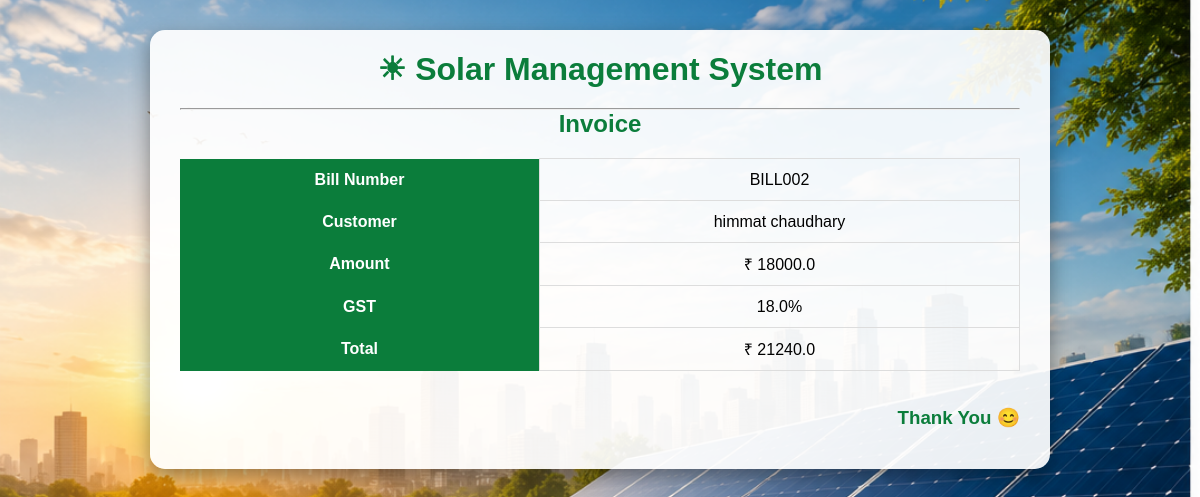
/print_bill/2, run on the app's committed database.
### tables this page shows
CREATE TABLE bills(
    id INTEGER PRIMARY KEY AUTOINCREMENT,
    bill_no TEXT,
    customer_name TEXT,
    amount REAL,
    gst REAL,
    total REAL
);

### app.py (the view)
@app.route("/print_bill/<int:id>")
def print_bill(id):
    c = connect_db()
    cur = c.cursor()
    cur.execute("SELECT * FROM bills WHERE id=?", (id,))
    bill = cur.fetchone()
    c.close()
    return render_template("print_bill.html", bill=bill)

### app.py (called while the page is built)
def connect_db():
    return sqlite3.connect("solar.db")

### templates/print_bill.html (shortened to what this page needs)
<!DOCTYPE html>
<html>
<head>
    <link rel="stylesheet" href="{{ url_for('static', filename='style.css') }}">
</head>
<body onload="window.print()">
<div class="container">
<h1 style="text-align:center;">☀ Solar Management System</h1>
<hr>
<h2>Invoice</h2>
<table>
<tr>
<th>Bill Number</th>
<td>{{ bill[1] }}</td>
</tr>
<tr>
<th>Customer</th>
<td>{{ bill[2] }}</td>
</tr>
<tr>
<th>Amount</th>
<td>₹ {{ bill[3] }}</td>
</tr>
<tr>
<th>GST</th>
<td>{{ bill[4] }}%</td>
</tr>
<tr>
<th>Total</th>
<td>₹ {{ bill[5] }}</td>
</tr>
</table>
<br><br>
<h3 style="text-align:right;">Thank You 😊</h3>
</div>
</body>
</html>

### static/style.css (style rules this page uses)
* { margin:0; padding:0; box-sizing:border-box; font-family:Arial, Helvetica, sans-serif; }
body { background:url("/static/images/background.jpg"); background-size:cover; background-repeat:no-repeat; background-position:center; background-attachment:fixed; }
.container { width:90%; max-width:900px; margin:30px auto; background:rgba(255,255,255,0.92); padding:20px 30px; border-radius:15px; box-shadow:0 8px 20px rgba(0,0,0,.4); }
h1,h2,h3 { color:#0b7d3b; text-align:center; margin-bottom:20px; }
table { width:100%; border-collapse:collapse; margin-top:20px; }
table th { background:#0b7d3b; color:white; padding:12px; }
table td { border:1px solid #ddd; padding:10px; text-align:center; }

### data on the page
bills: bill_no "BILL002", customer_name "himmat chaudhary", amount "18000.0", gst "18.0", total "21240.0"
